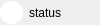
<?xml version="1.0" encoding="UTF-8"?>
<ui version="4.0">
 <class>Indicator</class>
 <widget class="QWidget" name="Indicator">
  <property name="geometry">
   <rect>
    <x>0</x>
    <y>0</y>
    <width>100</width>
    <height>25</height>
   </rect>
  </property>
  <property name="sizePolicy">
   <sizepolicy hsizetype="MinimumExpanding" vsizetype="Fixed">
    <horstretch>0</horstretch>
    <verstretch>0</verstretch>
   </sizepolicy>
  </property>
  <property name="minimumSize">
   <size>
    <width>50</width>
    <height>25</height>
   </size>
  </property>
  <property name="sizeIncrement">
   <size>
    <width>25</width>
    <height>25</height>
   </size>
  </property>
  <property name="mouseTracking">
   <bool>false</bool>
  </property>
  <property name="windowTitle">
   <string>Form</string>
  </property>
  <property name="toolTip">
   <string notr="true"/>
  </property>
  <layout class="QGridLayout" name="gridLayout">
   <property name="leftMargin">
    <number>0</number>
   </property>
   <property name="topMargin">
    <number>0</number>
   </property>
   <property name="rightMargin">
    <number>0</number>
   </property>
   <property name="bottomMargin">
    <number>0</number>
   </property>
   <item row="0" column="0">
    <widget class="QRadioButton" name="indicatorWidget">
     <property name="toolTip">
      <string notr="true"/>
     </property>
     <property name="autoFillBackground">
      <bool>false</bool>
     </property>
     <property name="styleSheet">
      <string notr="true">QRadioButton::indicator {
    width: 23px;
    height: 23px;
    border-width: 2px;
    border-radius: 11px;
    border-color: black;
    background-color: white;
}
</string>
     </property>
     <property name="text">
      <string>status</string>
     </property>
     <property name="checkable">
      <bool>false</bool>
     </property>
     <property name="autoExclusive">
      <bool>true</bool>
     </property>
    </widget>
   </item>
  </layout>
 </widget>
 <resources/>
 <connections/>
</ui>
